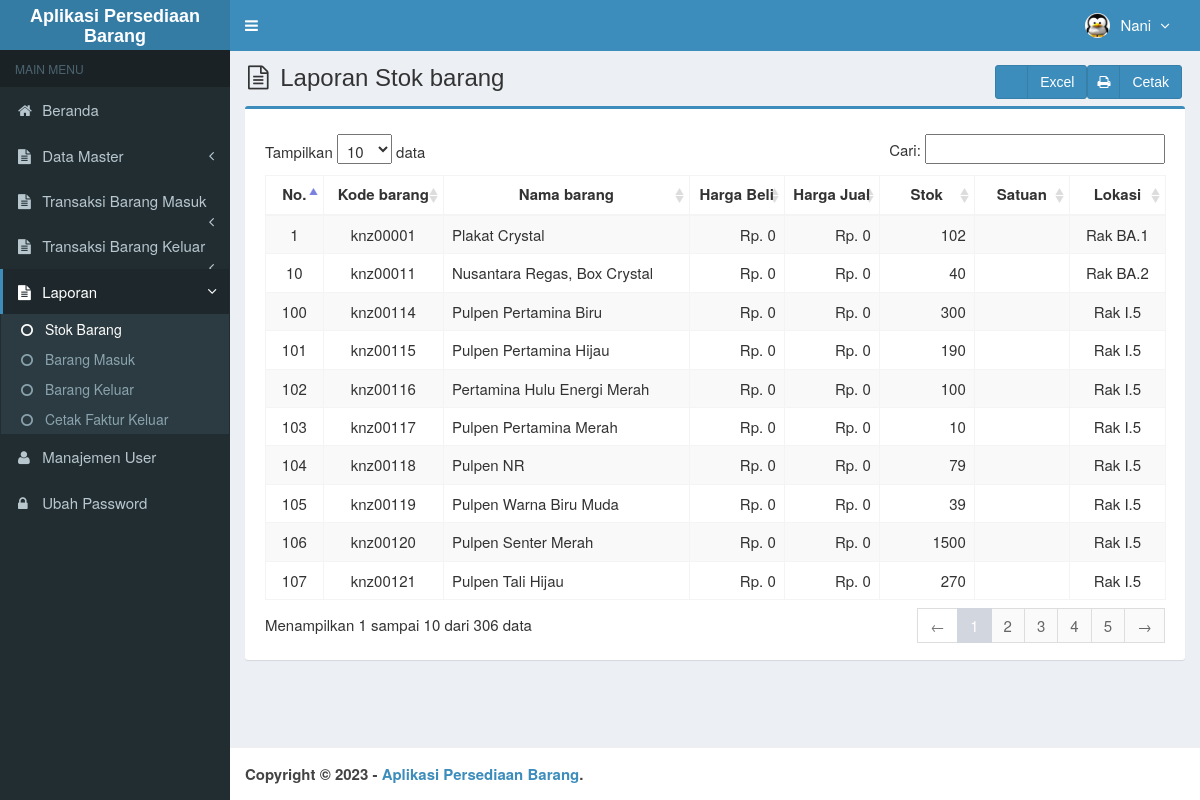
The page /main.php?module=lap_stok (signed in) on the database its author committed.
### tables this page shows
CREATE TABLE `is_users` (
  `id_user` int(3) NOT NULL,
  `username` varchar(50) NOT NULL,
  `nama_user` varchar(50) NOT NULL,
  `password` varchar(50) NOT NULL,
  `email` varchar(50) DEFAULT NULL,
  `telepon` varchar(13) DEFAULT NULL,
  `foto` varchar(100) DEFAULT NULL,
  `hak_akses` enum('Super Admin','Manajer','Gudang') NOT NULL,
  `status` enum('aktif','blokir') NOT NULL DEFAULT 'aktif',
  `created_at` timestamp NOT NULL DEFAULT current_timestamp(),
  `updated_at` timestamp NOT NULL DEFAULT current_timestamp() ON UPDATE current_timestamp()
);

CREATE TABLE `is_barang` (
  `id_barang` int(8) NOT NULL,
  `kode_barang` varchar(8) NOT NULL,
  `nama_barang` varchar(50) NOT NULL,
  `harga_beli` int(11) NOT NULL,
  `harga_jual` int(11) NOT NULL,
  `satuan` varchar(20) NOT NULL,
  `kode_kb` varchar(7) NOT NULL,
  `kode_lokasi` varchar(8) NOT NULL,
  `stok` int(11) NOT NULL,
  `keterangan` varchar(100) NOT NULL,
  `created_user` int(3) NOT NULL,
  `created_date` timestamp NOT NULL DEFAULT current_timestamp(),
  `updated_user` int(3) NOT NULL,
  `updated_date` timestamp NOT NULL DEFAULT current_timestamp() ON UPDATE current_timestamp()
);

CREATE TABLE `lokasi` (
  `id_lokasi` int(7) NOT NULL,
  `kode_lokasi` varchar(8) NOT NULL,
  `nama_lokasi` varchar(20) NOT NULL,
  `gedung` varchar(20) NOT NULL
);

### config/fungsi_rupiah.php (called while the page is built, shortened)
<?php
function format_rupiah($angka){
  $rupiah=number_format($angka,0,',','.');
  return $rupiah;
}
?>

### modules/lap-stok/view.php (the view)
<section class="content-header">
  <h1>
    <i class="fa fa-file-text-o icon-title"></i> Laporan Stok barang
    <a class="btn btn-primary btn-social pull-right" href="modules/lap-stok/cetak.php" target="_blank">
      <i class="fa fa-print"></i> Cetak
    </a>
    <a class="btn btn-primary btn-social pull-right" href="modules/lap-stok/export.php" target="_blank">
      <i class="fa fa-excel"></i> Excel
    </a>
  </h1>
</section>
<section class="content">
  <div class="row">
    <div class="col-md-12">
      <div class="box box-primary">
        <div class="box-body">
          <table id="dataTables1" class="table table-bordered table-striped table-hover">
            <thead>
              <tr>
                <th class="center">No.</th>
                <th class="center">Kode barang</th>
                <th class="center">Nama barang</th>
                <th class="center">Harga Beli</th>
                <th class="center">Harga Jual</th>
                <th class="center">Stok</th>
                <th class="center">Satuan</th>
                <th class="center">Lokasi</th>
              </tr>
            </thead>
            <tbody>
            <?php
            $no = 1;
           $query = mysqli_query($mysqli, "SELECT a.kode_barang,a.nama_barang,a.harga_beli,a.harga_jual,a.stok,a.kode_lokasi,a.satuan,b.kode_lokasi,b.nama_lokasi
                                            FROM is_barang as a INNER JOIN lokasi as b ON a.kode_lokasi=b.kode_lokasi ")
                                            or die('Ada kesalahan pada query tampil Data barang Masuk: '.mysqli_error($mysqli));
            while ($data = mysqli_fetch_assoc($query)) {
              $harga_beli = format_rupiah($data['harga_beli']);
              $harga_jual = format_rupiah($data['harga_jual']);
              echo "<tr>
                      <td width='30' class='center'>$no</td>
                      <td width='80' class='center'>$data[kode_barang]</td>
                      <td width='180'>$data[nama_barang]</td>
                      <td width='60' align='right'>Rp. $harga_beli</td>
                      <td width='60' align='right'>Rp. $harga_jual</td>
                      <td width='60' align='right'>$data[stok]</td>
                      <td width='60' class='center'>$data[satuan]</td>
                      <td width='60' class='center'>$data[nama_lokasi]</td>
                    </tr>";
              $no++;
            }
            ?>
            </tbody>
          </table>
        </div>
      </div>
    </div>
  </div>
</section><!-- /.content

### top-menu.php (shortened to what this page needs)
<?php
require_once "config/database.php";
$query = mysqli_query($mysqli, "SELECT id_user, nama_user, foto, hak_akses FROM is_users WHERE id_user='$_SESSION[id_user]'")
                                or die('Ada kesalahan pada query tampil Manajemen User: '.mysqli_error($mysqli));
$data = mysqli_fetch_assoc($query);
?>
<li class="dropdown user user-menu">
  <a href="#" class="dropdown-toggle" data-toggle="dropdown">
  <?php
  if ($data['foto']=="") { ?>
    <img src="images/user/user-default.png" class="user-image" alt="User Image"/>
  <?php
  }
  else { ?>
    <img src="images/user/<?php echo $data['foto']; ?>" class="user-image" alt="User Image"/>
  <?php
  }
  ?>
    <span class="hidden-xs"><?php echo $data['nama_user']; ?> <i style="margin-left:5px" class="fa fa-angle-down"></i></span>
  </a>
</li>

### assets/css/style.css (style rules this page uses)
.btn-social *:first-child { border-right: 1px solid rgba(0, 0, 0, 0.1); bottom: 0; font-size: 1em !important; left: 0; line-height: 32px !important; position: absolute; text-align: center; top: 0; width: 32px !important; }
.content-header { padding: 15px 18px 0; position: relative; }
.center { text-align:center; }
.icon-title { margin-right: 5px; }
body { background-color: #fff; color: #333; font-size: 15px; line-height: 1.42857; }

### rows shown on the page
is_users: foto (picture), nama_user "Nani"
is_barang: kode_barang "knz00001", nama_barang "Plakat Crystal", harga_beli "0", harga_jual "0", stok "102", lokasi.nama_lokasi "Rak BA.1"
is_barang: kode_barang "knz00011", nama_barang "Nusantara Regas, Box Crystal", harga_beli "0", harga_jual "0", stok "40", lokasi.nama_lokasi "Rak BA.2"
is_barang: kode_barang "knz00114", nama_barang "Pulpen Pertamina Biru", harga_beli "0", harga_jual "0", stok "300", lokasi.nama_lokasi "Rak I.5"
is_barang: kode_barang "knz00115", nama_barang "Pulpen Pertamina Hijau", harga_beli "0", harga_jual "0", stok "190", lokasi.nama_lokasi "Rak I.5"
is_barang: kode_barang "knz00116", nama_barang "Pertamina Hulu Energi Merah", harga_beli "0", harga_jual "0", stok "100", lokasi.nama_lokasi "Rak I.5"
is_barang: kode_barang "knz00117", nama_barang "Pulpen Pertamina Merah", harga_beli "0", harga_jual "0", stok "10", lokasi.nama_lokasi "Rak I.5"
is_barang: kode_barang "knz00118", nama_barang "Pulpen NR", harga_beli "0", harga_jual "0", stok "79", lokasi.nama_lokasi "Rak I.5"
is_barang: kode_barang "knz00119", nama_barang "Pulpen Warna Biru Muda", harga_beli "0", harga_jual "0", stok "39", lokasi.nama_lokasi "Rak I.5"
is_barang: kode_barang "knz00120", nama_barang "Pulpen Senter Merah", harga_beli "0", harga_jual "0", stok "1500", lokasi.nama_lokasi "Rak I.5"
is_barang: kode_barang "knz00121", nama_barang "Pulpen Tali Hijau", harga_beli "0", harga_jual "0", stok "270", lokasi.nama_lokasi "Rak I.5"
